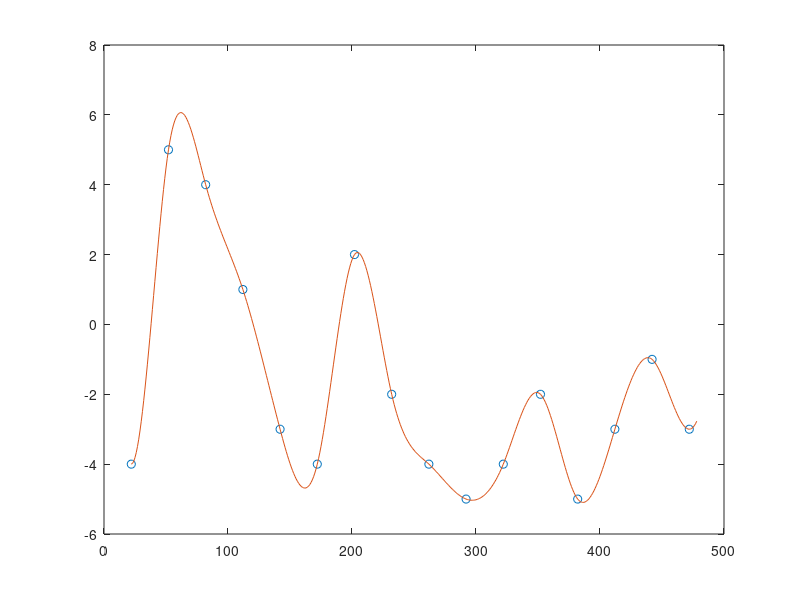

MATLAB code for this plot: (Note: this script raises an error after producing the figure.)
% SPLINE Test Script

x = 22:30:478;
y = randi([-5,5],1,length(x));
pp = spline(x,[0 y 0]);

SPLN = zeros([258,506]);
yy = 22:478;
Snk = ppval(pp,yy);

figure, plot(x,y,'o',yy,Snk,'-')

band = 130;

for i = 1:length(yy)
SPLN(round(band+Snk(i)),round(yy(i))) = 1;
end

%%

NRM = sum(sum(mskNd4X))/sum(sum(SPLN));

SPLN = NRM*SPLN;
SPLN = imgaussfilt(SPLN,1);
figure, imagesc(SPLN);

%%

splnarray = reshape(SPLN,1,[]);
% 
% figure, plot(msk4XArray,'.r'), hold on, plot(SPLNArray,'x');
% 
% sumRes = sum((msk4XArray - SPLNArray).^2);

%%